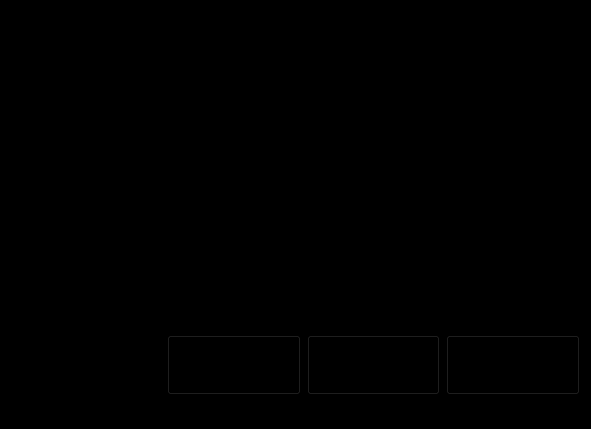
<?xml version="1.0" encoding="UTF-8"?>
<ui version="4.0">
 <class>TransportMenu</class>
 <widget class="QWidget" name="TransportMenu">
  <property name="geometry">
   <rect>
    <x>0</x>
    <y>0</y>
    <width>591</width>
    <height>429</height>
   </rect>
  </property>
  <property name="windowTitle">
   <string>Form</string>
  </property>
  <property name="styleSheet">
   <string notr="true">background-color: rgb(0, 0, 0);</string>
  </property>
  <layout class="QGridLayout" name="gridLayout">
   <item row="0" column="0">
    <layout class="QVBoxLayout" name="verticalLayout">
     <item>
      <layout class="QVBoxLayout" name="verticalLayout_3">
       <item>
        <widget class="QGraphicsView" name="mapView">
         <property name="verticalScrollBarPolicy">
          <enum>Qt::ScrollBarAlwaysOff</enum>
         </property>
         <property name="horizontalScrollBarPolicy">
          <enum>Qt::ScrollBarAlwaysOff</enum>
         </property>
         <property name="dragMode">
          <enum>QGraphicsView::ScrollHandDrag</enum>
         </property>
        </widget>
       </item>
      </layout>
     </item>
     <item>
      <layout class="QHBoxLayout" name="horizontalLayout">
       <item>
        <widget class="PlayerIndicatorView" name="playerHex">
         <property name="minimumSize">
          <size>
           <width>150</width>
           <height>105</height>
          </size>
         </property>
         <property name="maximumSize">
          <size>
           <width>150</width>
           <height>105</height>
          </size>
         </property>
        </widget>
       </item>
       <item>
        <widget class="MyButton" name="skipButton">
         <property name="sizePolicy">
          <sizepolicy hsizetype="MinimumExpanding" vsizetype="Fixed">
           <horstretch>0</horstretch>
           <verstretch>0</verstretch>
          </sizepolicy>
         </property>
         <property name="minimumSize">
          <size>
           <width>100</width>
           <height>40</height>
          </size>
         </property>
         <property name="maximumSize">
          <size>
           <width>200</width>
           <height>60</height>
          </size>
         </property>
         <property name="text">
          <string>Skip Phase</string>
         </property>
        </widget>
       </item>
       <item>
        <widget class="MyButton" name="deselectButton">
         <property name="sizePolicy">
          <sizepolicy hsizetype="MinimumExpanding" vsizetype="Fixed">
           <horstretch>0</horstretch>
           <verstretch>0</verstretch>
          </sizepolicy>
         </property>
         <property name="minimumSize">
          <size>
           <width>100</width>
           <height>40</height>
          </size>
         </property>
         <property name="maximumSize">
          <size>
           <width>200</width>
           <height>60</height>
          </size>
         </property>
         <property name="text">
          <string>Deselect</string>
         </property>
        </widget>
       </item>
       <item>
        <widget class="MyButton" name="acceptButton">
         <property name="sizePolicy">
          <sizepolicy hsizetype="MinimumExpanding" vsizetype="Fixed">
           <horstretch>0</horstretch>
           <verstretch>0</verstretch>
          </sizepolicy>
         </property>
         <property name="minimumSize">
          <size>
           <width>100</width>
           <height>40</height>
          </size>
         </property>
         <property name="maximumSize">
          <size>
           <width>200</width>
           <height>60</height>
          </size>
         </property>
         <property name="text">
          <string>Accept</string>
         </property>
        </widget>
       </item>
      </layout>
     </item>
    </layout>
   </item>
  </layout>
 </widget>
 <customwidgets>
  <customwidget>
   <class>PlayerIndicatorView</class>
   <extends>QGraphicsView</extends>
   <header>playerindicatorview.h</header>
  </customwidget>
  <customwidget>
   <class>MyButton</class>
   <extends>QPushButton</extends>
   <header>mybutton.h</header>
  </customwidget>
 </customwidgets>
 <resources/>
 <connections/>
</ui>
